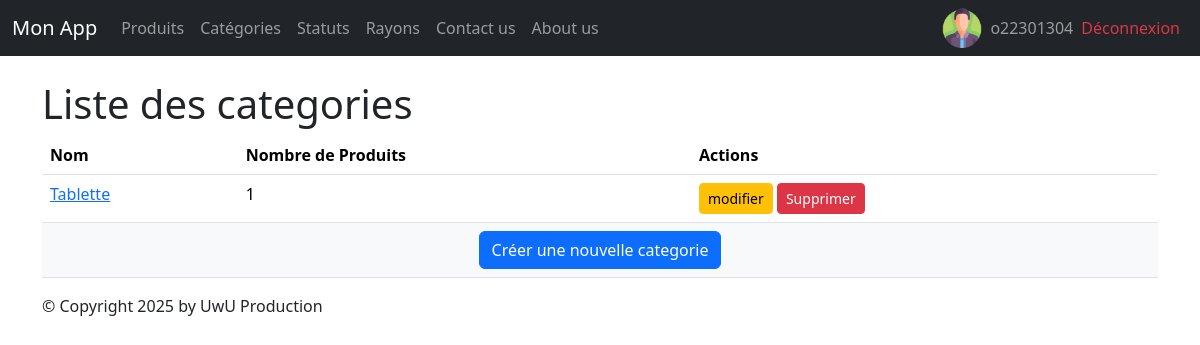
Before: /monApp/categories/ (signed in) with the older database file.
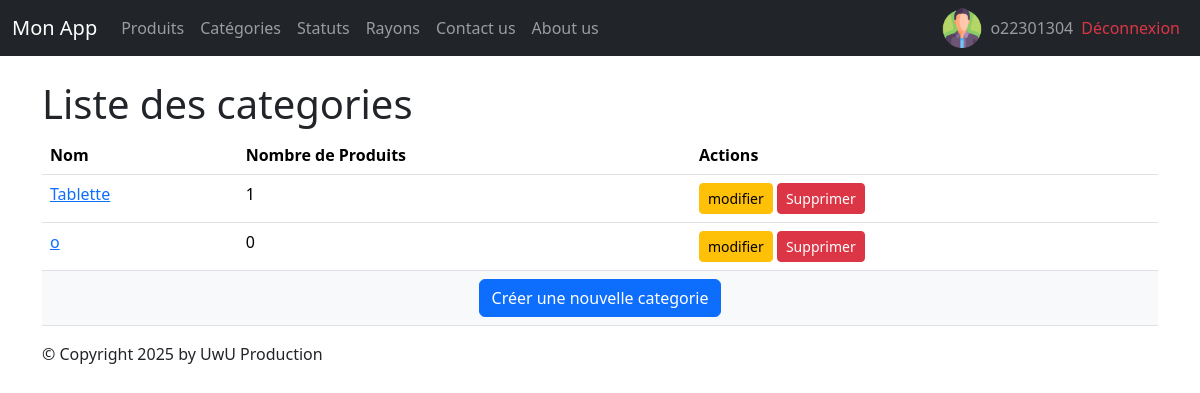
After: the same page with the newer database file.
### monApp/models.py (models this page shows, shortened)
class Categorie(models.Model):
    idCat = models.AutoField(primary_key=True)
    nomCat = models.CharField(max_length=100)

### monApp/views.py (the view)
# urls.py: path('categories/',views.CategorieListView.as_view() ,name='categories'),
class CategorieListView(ListView):
    model = Categorie
    template_name = "monApp/list_categories.html"
    context_object_name = "cats"
    def get_queryset(self ) :
        return Categorie.objects.annotate(nb_produits=Count('produits'))

### monApp/templates/monApp/list_categories.html
{% extends 'monApp/base.html' %}
{% block menu %}
    <h1>Liste des categories</h1>
{% endblock %}
{% block contenu %}
    <table class="table">
        <thead>
            <th>Nom</th>
            <th>Nombre de Produits</th>
            <th>Actions</th>
        </thead>
        <tbody>
        {% for cat in cats %}
            <tr>
                <td><a href="{% url 'categorie' cat.idCat %}">{{ cat.nomCat }} </a></td>
                <td>{{ cat.nb_produits }} </td>
                <td>
                    <a href="{% url 'categorie-chng' cat.idCat %}" class="btn btn-warning btn-sm">modifier</a>
                    <a href="{% url 'categorie-dlt' cat.idCat %}" class="btn btn-danger btn-sm">Supprimer</a>
                </td>
            </tr>
        {% endfor %}
            <tr>
                <td colspan="8" class="text-center bg-light">
                    <a href="{% url 'categorie-crt' %}" class="btn btn-primary">
                        Créer une nouvelle categorie
                    </a>
                </td>
            </tr>
        </tbody>
    </table>
{% endblock %}

Changed rows visible on the page:
added Categorie: nomCat "o", nb_produits "0"
